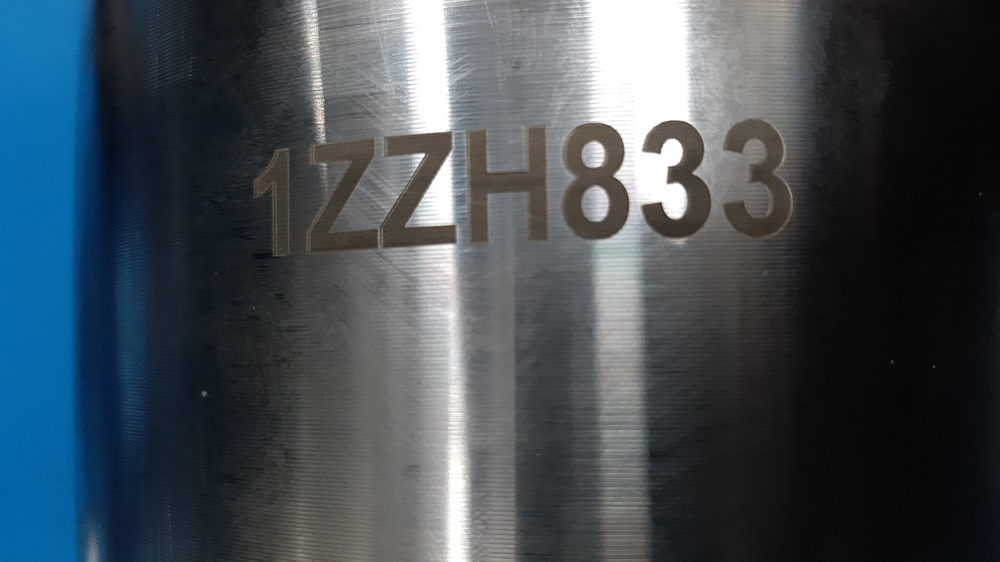
#> input picture OCR-OpenCV/photoaf.jpg, 1000 x 562 px, shrunk from 1920 x 1080 before the run
$ python transformtest.py
#> lines starting #> are read from the running program, lines starting #| are printed output that depends on the picture
import cv2
import numpy as np

image = cv2.imread('photoaf.jpg')
#> image is the input picture: shape (562, 1000, 3); mean B, G, R 84.5, 76.9, 66.6

gray_image = cv2.cvtColor(image, cv2.COLOR_RGB2GRAY)
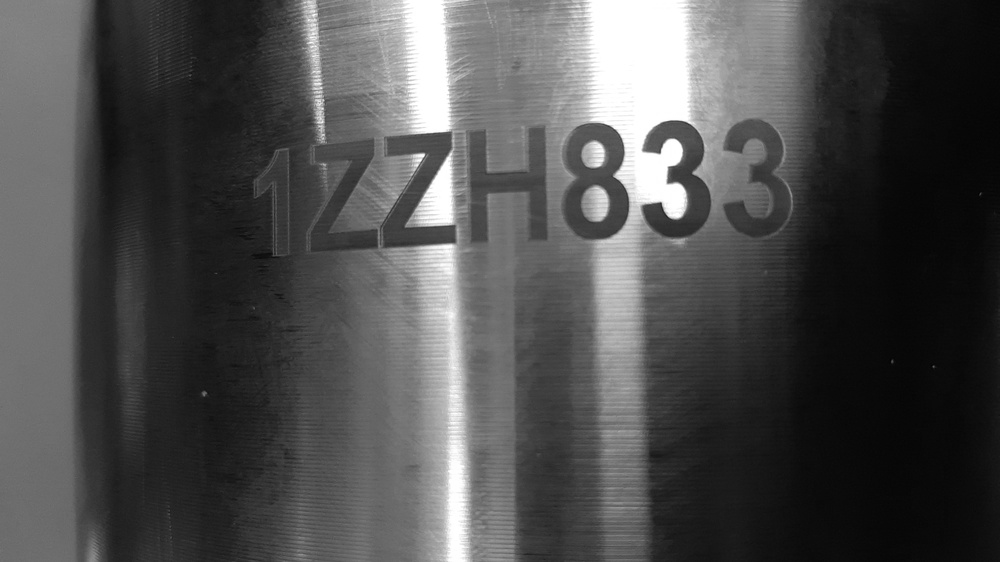
#> gray_image: shape (562, 1000); min 0, max 255, mean 78
hsv_image = cv2.cvtColor(image, cv2.COLOR_RGB2HSV)
#> hsv_image: shape (562, 1000, 3); mean H, S, V 39.2, 60, 86.3

# cv2.imshow("Text Detection", gray_image)
# cv2.waitKey(0)

value = 50

grey_new = np.where((255 - gray_image) < value,255,gray_image+value)
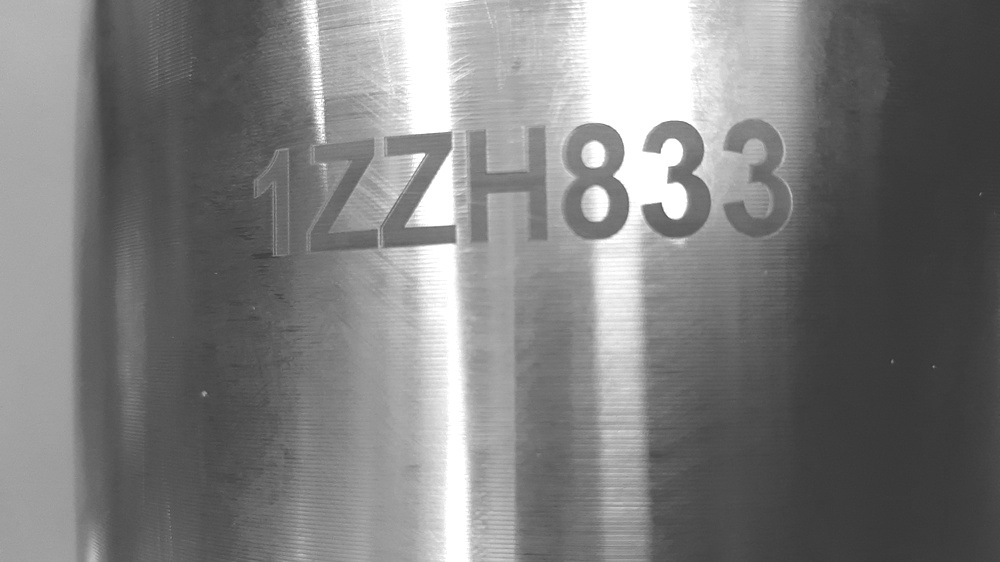
#> grey_new: shape (562, 1000); min 50, max 255, mean 125.8

# cv2.imshow("Text Detection", grey_new)
# cv2.waitKey(0)


h, s, v = cv2.split(hsv_image)
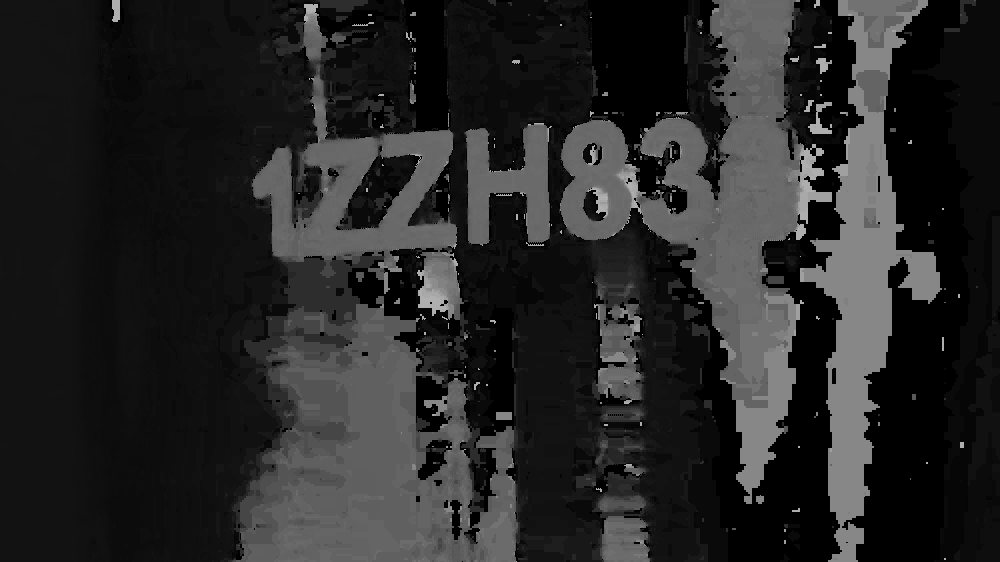
#> h: shape (562, 1000); min 0, max 176, mean 39.2
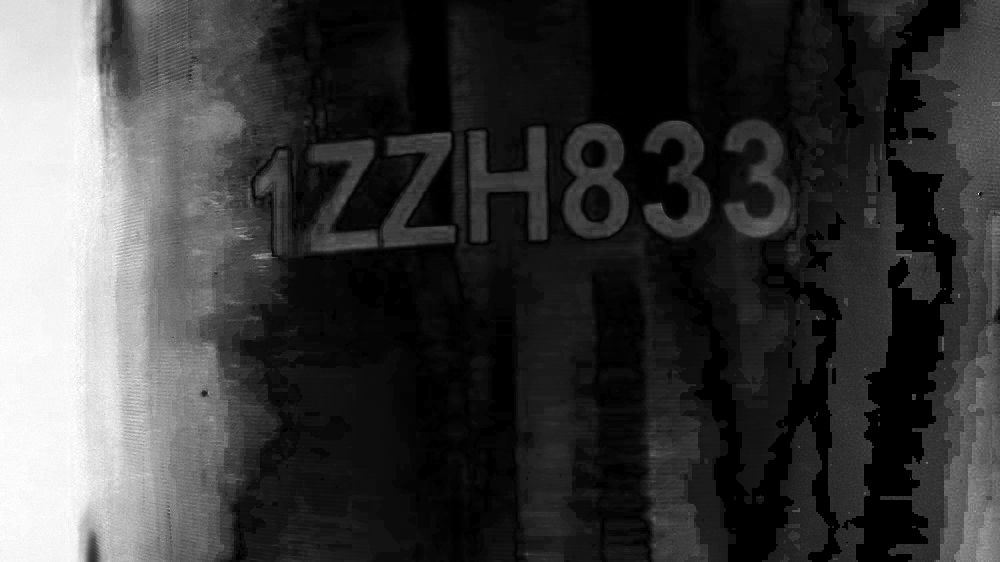
#> s: shape (562, 1000); min 0, max 255, mean 60
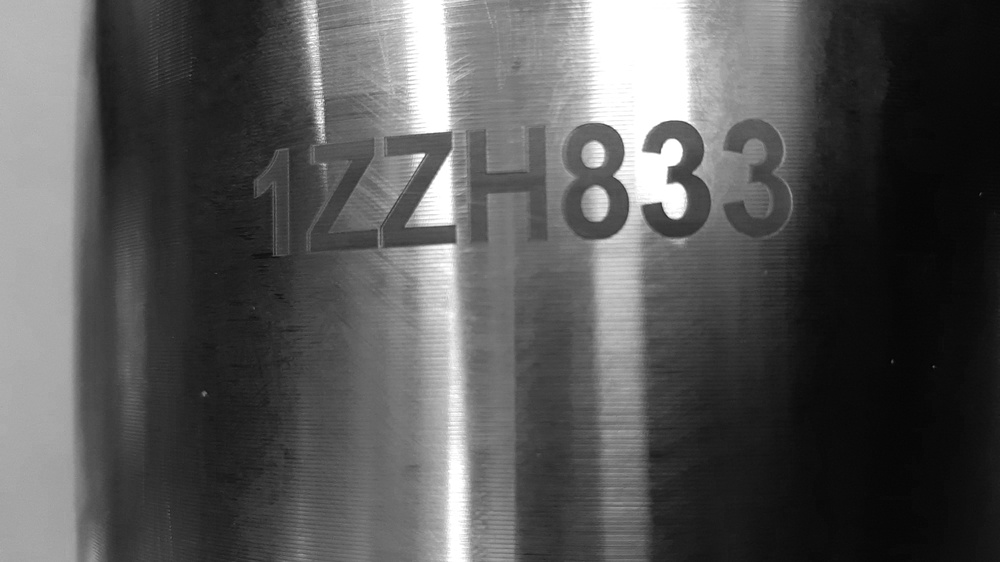
#> v: shape (562, 1000); min 0, max 255, mean 86.3


cv2.imshow("Text Detection", h)
cv2.waitKey(0)
cv2.imshow("Text Detection", s)
cv2.waitKey(0)
cv2.imshow("Text Detection", v)
cv2.waitKey(0)


# lim = 255 - value
# v[v > lim] = 255
# v[v <= lim] += value

# final_hsv = cv2.merge((h, s, v))
